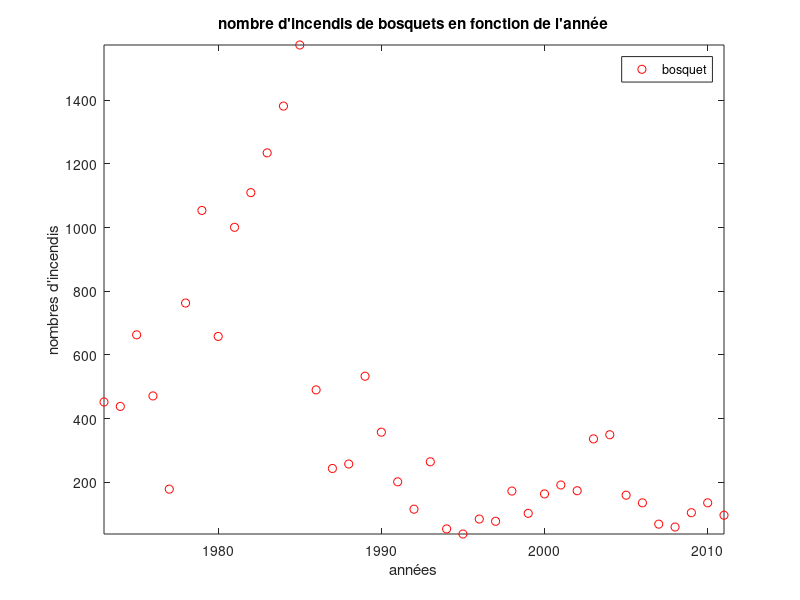
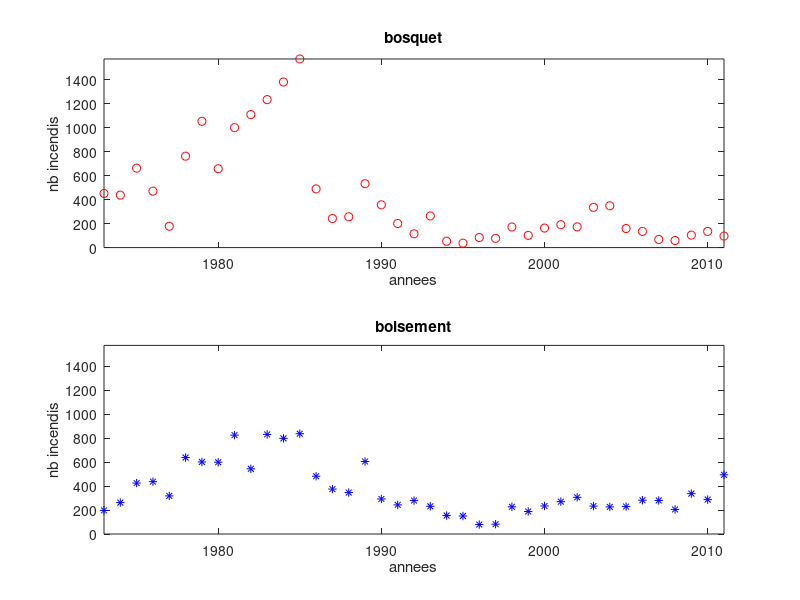

The MATLAB script that drew these images, in order: (Note: this script raises an error after producing the figures.)
%% Nettoyage environnement
clear;
close all;
clc;

load donneesfeu.dat %Importation doc de données

%% Création variable pour chaque collones
annee = donneesfeu(:,1);
bosquet = donneesfeu(:,2);
boisement = donneesfeu(:,3);
herbe = donneesfeu(:,4);
agricole = donneesfeu(:,5);
ordures = donneesfeu(:,6);
autres = donneesfeu(:,7);

%% On fait un graph pour afficher le nb de feux de bosquet chaque annees
figure %nouvelle fenetre de figure
plot(annee,bosquet, "ro")
%Ajout d'une legende et d'un titre au graph
legend("bosquet")
title("nombre d'incendis de bosquets en fonction de l'année")
%Ajout labels aux axes
xlabel("années")
ylabel("nombres d'incendis")
axis([min(annee) max(annee) min(bosquet) max(bosquet)])%reglages axes 
%[(min(abscice) max(abscice) min(ordonée) max(ordonée)]

%% On va faire deux graphs differents pour afficher les feux de bosquets et de boisement
figure %nouvelle fenetre de figure
subplot(2,1,1); %creation du premier des deux 
x = annee; %données abcise
y1 = bosquet; %données ordonée
plot(x,y1, "ro") %affichage
title("bosquet") %titre
xlabel("annees") %nom axes x
ylabel("nb incendis") %nom axe y
axis([min(annee) max(annee) 0 max(max(bosquet), max(boisement))]) %reglages des axes (voir dessus)

subplot(2,1,2); %creation du deuxième (et mêmes types reglages)
y2 = boisement;
plot(x,y2,"b*")
title("boisement")
xlabel("annees")
ylabel("nb incendis")
axis([min(annee) max(annee) 0 max(max(bosquet), max(boisement))])

%% Histogram
figure %nouvelle fenetre de figure
histogram(bosquet,10) %creation d'un histogram a partir des données de bosquet. Il contiendra 10 "rectangles"
title("distribution des données de feux de bosquet") %titre de l'histogram

%% Bar
figure("position", [0 20 1900 600]) %nouvelle fenetre de figure(j'ai agrandis la fenetre pour mieux lire les données ([absciceAngleBasGauche ordonnéesAngleBasGauche absciceAngleHautDroit ordonnéeAngleHautDroit]) 
type = [bosquet, boisement, herbe, agricole, ordures, autres]; %creation matrice identique a donnéesfeu mais sans les années
bar(annee,type) %creation diagram en barres années en abscice et "type en ordonnées"
legend("bosquet", "boisement", "herbe", "agricole", "ordures", "autres") %legende
title("proportion d'incendis par type de végétation en fonction de l'année") %titre
xlabel("années") %axe x nom
ylabel("nb incendis")%axe y nom

%% Pie
figure %nouvelle fenetre de figure
pie(sum(type)) %creation du diag (je fais la somme des chaque colonne de ma matrice type de façon à avoir une proportion de chaque type d'incendis)
legend("bosquet", "boisement", "herbe", "agricole", "ordures", "autres") %legende
title("proportion d'incendis en fonction du type de végétation en pourcentage")%titre

%% Spirale
figure %nouvelle fenetre de figure
t = 0:pi/50:10*pi; %definition de t allant de 0 à 10pi (intervalle : tous les pi/50)
st = sin(t); %creation fonction sinus(t) appelé st
ct = cos(t); %creation fonction cosinus(t) appelé ct
plot3(st,ct,t) %creation graphique tridimentionnel avec le sinus, le cosinus et le t
title("spirale 3D")
xlabel("sin(t)")
ylabel("cos(t)")
zlabel("t")

%% Diagram de Bode
figure %nouvelle fenetre de figure
w0 = 3.3*10^-3; % Pulsation en rad/s
H = tf([1],[1/w0 1]); % Filtre
bode(H) %diag de Bode




